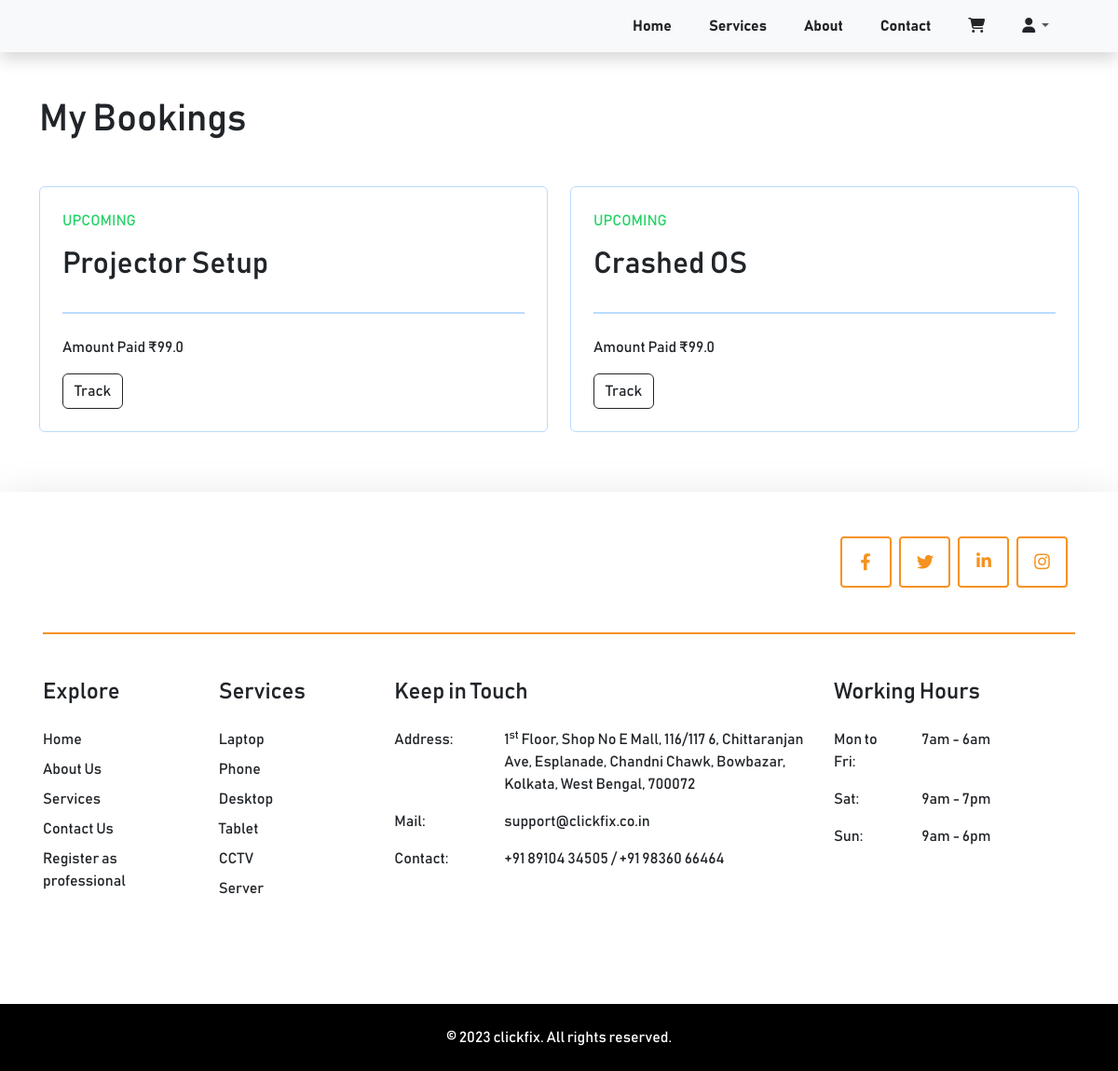
Page /bookings/ (signed in) on the committed database.
### razorpayAPI/models.py (models this page shows)
class OrderItem(models.Model):
    class Meta:
        verbose_name_plural = 'Order Items'
    TIME_SLOTS = (
        ("10am-12pm", "10am-12pm"),
        ("12pm-2pm", "12pm-2pm"),
        ("2pm-4pm", "2pm-4pm"),
        ("4pm-7pm", "4pm-7pm"),
    )
    order = models.ForeignKey(Order, on_delete=models.CASCADE, related_name="orderitems")
    sub_service = models.ForeignKey(SubServices, on_delete=models.CASCADE)
    quantity = models.IntegerField(default=0)
    start_date = models.DateField(null=True)
    time_slot = models.CharField(max_length=20, choices=TIME_SLOTS, default=1)
    created_at = models.DateTimeField(auto_now_add=True)
    updated_at = models.DateTimeField(auto_now=True)

### clickfix/models.py (models this page shows)
class SubServices(models.Model):
    class Meta:
        verbose_name_plural = 'Sub Services'
    service = models.ForeignKey(Services, on_delete=models.CASCADE)
    sub_service_name = models.CharField(max_length=255)
    sub_service_card_image = models.ImageField(upload_to='service_cards', help_text='Small card image on left')
    sub_service_main_image = models.ImageField(upload_to='service_cards', help_text='Big card image on Right, which we scroll')
    sub_service_price = models.FloatField(default=0, null=True, blank=True)
    price_details = RichTextField(blank=True, null=True)
    description = RichTextField(blank=True, null=True)
    created_at = models.DateTimeField(auto_now_add=True)
    updated_at = models.DateTimeField(auto_now=True)
    def __str__(self):
        return self.sub_service_name

### clickfix/views.py (the view)
# urls.py: path('bookings/', views.bookings, name='bookings'),
def bookings(request):
    cart = get_cart(request)
    orders = []
    if request.user.is_authenticated:
        orders_by_logged_in_user = Order.objects.filter(user=request.user).order_by('-created_at')
        for order in orders_by_logged_in_user:
            orders.append(order)
    if 'nonuser' in request.session:
        orders_as_a_guest = Order.objects.filter(session_id=request.session['nonuser']).order_by('-created_at')
        for order in orders_as_a_guest:
            orders.append(order)
    order_items = []
    for item in orders:
        order_items += item.orderitems.all()
    data = {}
    data['cart'] = cart
    data['order_items'] = order_items
    return render(request, 'bookings.html', data)

### clickfix/views.py (called while the page is built)
def get_cart(request):
    try:
        if request.user.is_authenticated:
            cart = Cart.objects.get(user=request.user)
        else:
            cart = Cart.objects.get(session_id=request.session['nonuser'])
    except:
        cart = None
    return cart

### templates/bookings.html (shortened to what this page needs)
{% extends 'base.html' %}
{% load static %}
{% block content %}
    {% include 'includes/navbar.html' %}
    <div class="container my-5">
        {% if order_items %}
        <h1 class="mb-5">My Bookings</h1>
        {% endif %}
        <div class="row">
            {% for item in order_items %}
            <div class="col-md-6 mb-3">
                <div class="d-flex flex-column rounded p-4" style="border: 1px solid #BADBFF;">
                    <div class="d-flex flex-column">
                        {% if item.order.booking_status == "Upcoming" %}
                            <p class="text-uppercase" style="color: #25d366;">UPCOMING</p>
                        {% elif item.order.booking_status == "Booking Not Accepted" or item.order.payment_status == "Failed" %}
                            <p class="text-uppercase text-danger">BOOKING NOT ACCEPTED</p>
                        {% elif item.order.booking_status == "Rescheduled" %}
                            <p class="text-uppercase text-warning">Rescheduled</p>
                        {% elif item.order.booking_status == "Job Completed" %}
                            <p class="text-uppercase" style="color: #25d366;">Job Completed</p>
                        {% endif %}
                        <h2>{{ item.sub_service }}</h2>
                    </div>
                    <div class="my-4" style="border:1px solid #BADBFF;"></div>
                    <div class="row">
                        <div class="col-md-6 col-12 mb-3">
                            {% if item.order.payment_status == "Failed" %}
                                <span>Payment Failed</span>
                            {% else %}
                                <span>Amount Paid ₹{{item.sub_service.sub_service_price}}</span>
                            {% endif %}
                        </div>
                        <div class="col-12">
                            <div class="d-flex">
                                {% if item.order.payment_status == "Failed" %}
                                    <a href="{% url 'cart:cart' %}" class="me-2 btn btn-outline-warning">Retry</a>
                                {% else %}
                                    <form action="{% url 'clickfix:live_tracking' %}" method="post">
                                        <button href="{% url 'clickfix:live_tracking' %}" type="submit" class="btn btn-outline-dark">Track</button>
                                    </form>
                                {% endif %}
                            </div>
                        </div>
                    </div>
                </div>
            </div>
            {% empty %}
            <h1 class="text-muted text-center">No Bookings</h1>
            {% endfor %}
        </div>
    </div>
    {% include 'includes/footer.html' %}
{% endblock %}

### templates/base.html (style rules this page uses)
body { box-sizing: border-box; font-family: 'bahnschrift'; }
h1, h2, h3, h4, h5, h6, p, a { font-family: 'bahnschrift'; }

### rows in the picture
OrderItem: shows "UPCOMING", sub_service "Projector Setup", sub_service.sub_service_price "99.0"
OrderItem: shows "UPCOMING", sub_service "Crashed OS", sub_service.sub_service_price "99.0"
